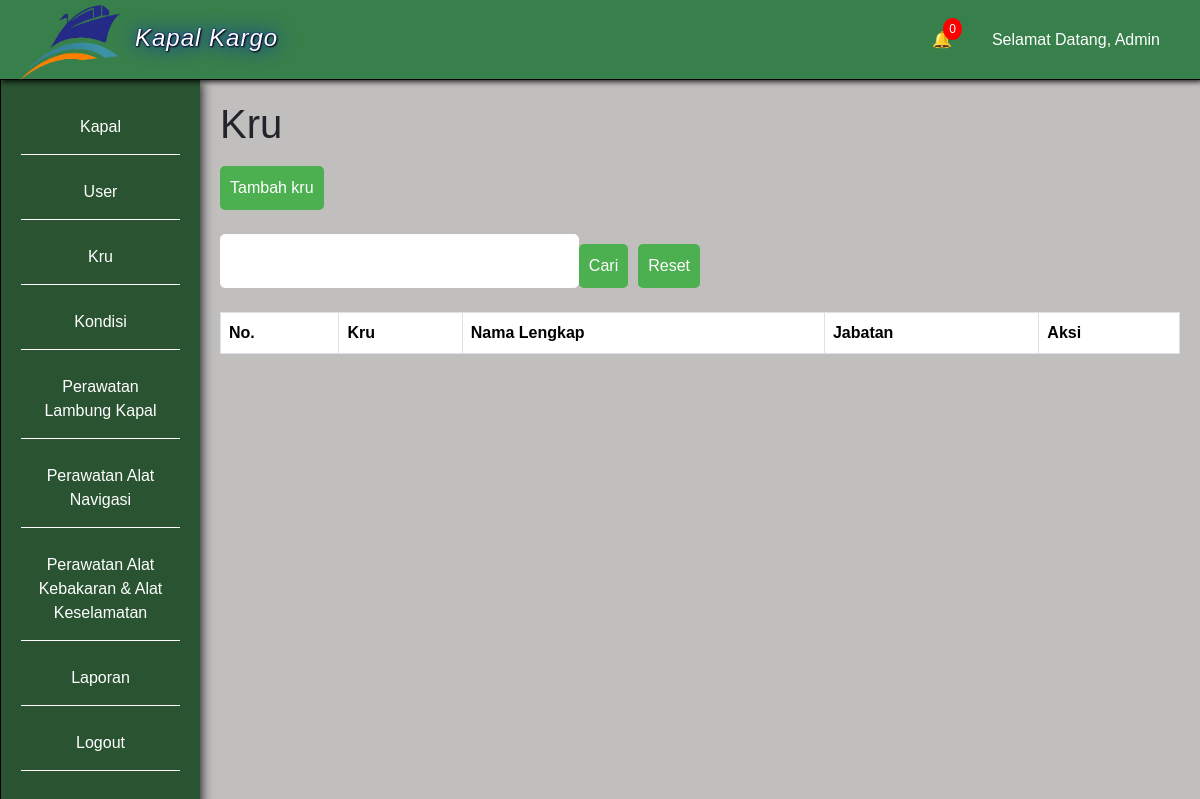
Page /kru.php (signed in) on the earlier database version.
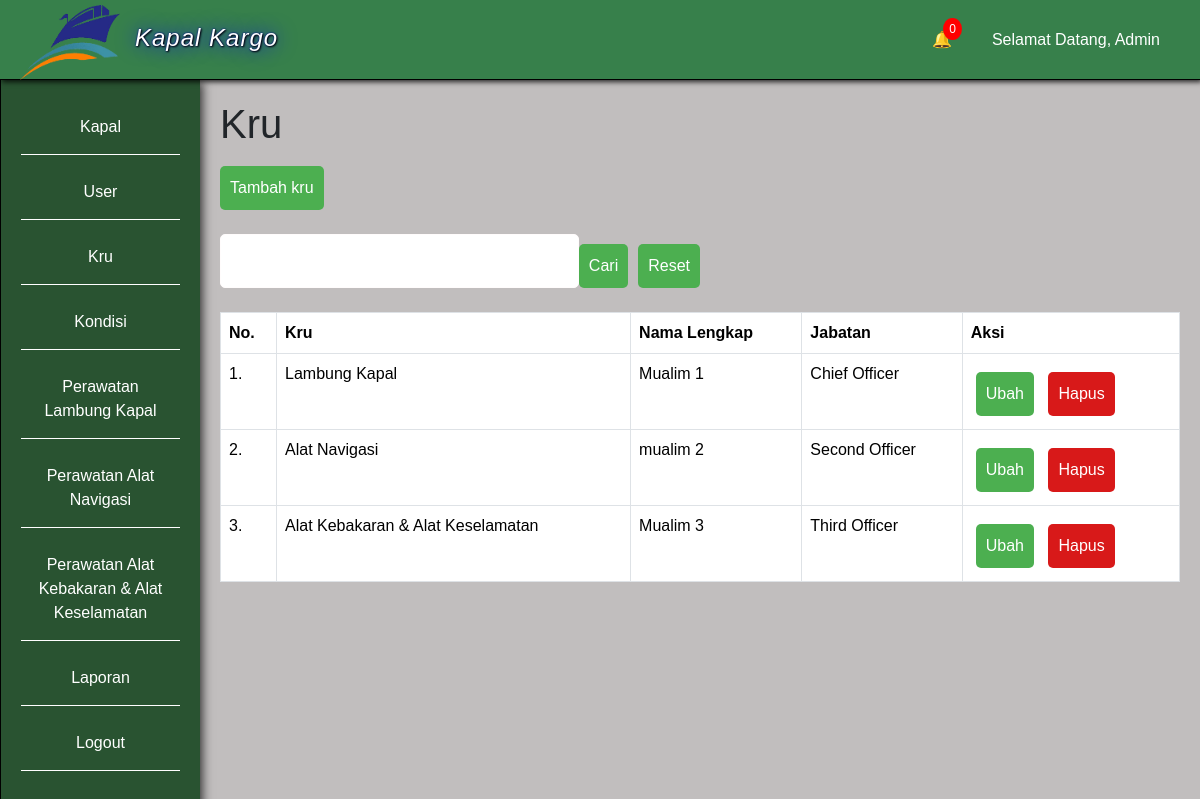
Same page on the later database version.
### tables this page shows
CREATE TABLE `jenis_perawatan` (
  `id_jenis_perawatan` int(11) NOT NULL,
  `jenis_perawatan` varchar(100) NOT NULL
);

CREATE TABLE `kru` (
  `id_kru` int(11) NOT NULL,
  `nama` varchar(50) NOT NULL,
  `jabatan` varchar(50) NOT NULL,
  `id_jenis_perawatan` int(11) NOT NULL
);

### kru.php (the view, shortened to what this page needs)
<?php
    include 'koneksi.php';
    $id_user = $_SESSION['id_user'];
    $dataUser = mysqli_fetch_assoc(mysqli_query($conn, "SELECT * FROM user WHERE id_user = '$id_user'"));
    $kru = mysqli_query($conn, "SELECT * FROM kru INNER JOIN jenis_perawatan ON kru.id_jenis_perawatan = jenis_perawatan.id_jenis_perawatan ORDER BY nama ASC");
?>
<!doctype html>
<html lang="en">
  <head>
    <link href="https://cdn.jsdelivr.net/npm/bootstrap@5.3.3/dist/css/bootstrap.min.css" rel="stylesheet">
    <link rel="stylesheet" href="style.css">
  </head>
  <body>
  <?php include 'top-side-bar.php'; ?>
    <div class="main">
    <h1>Kru</h1>
        <a href="tambah_kru.php" class="btn">Tambah kru</a>
        <br>
        <br>
        <form method="post" style="display: flex; flex-direction: row; width: 50%;">
            <input type="text" id="cari" name="cari" class="input" required>
            <button type="submit" name="btnCari" class="btn">Cari</button>
            <a href="kru.php" class="btn" style="margin-left: 10px;">Reset</a>
        </form>
        <br>
        <table class="table table-bordered">
            <thead>
                <tr>
                    <th>No.</th>
                    <th>Kru</th>
                    <th>Nama Lengkap</th>
                    <th>Jabatan</th>
                    <th>Aksi</th>
                </tr>
            </thead>
            <tbody>
                <?php $i = 1; ?>
                <?php foreach ($kru as $data_kru) : ?>
                    <tr>
                        <td><?= $i++; ?>.</td>
                        <td><?= $data_kru['jenis_perawatan']; ?></td>
                        <td><?= $data_kru['nama']; ?></td>
                        <td><?= $data_kru['jabatan']; ?></td>
                        <td>
                            <a href="ubah_kru.php?id_kru=<?= $data_kru['id_kru']; ?>" class="btn margin-5px">Ubah</a>
                            <a onclick="return confirm('Apakah Anda yakin ingin menghapus kru <?= $data_kru['nama']; ?>?')" href="hapus_kru.php?id_kru=<?= $data_kru['id_kru']; ?>" class="btn margin-5px bg-red">Hapus</a>
                        </td>
                    </tr>
                <?php endforeach ?>
            </tbody>
        </table>
    </div>
  </body>
</html>

### top-side-bar.php (shortened to what this page needs)
<div class="topbar" style="z-index: 9999;">
    <div class="logo">
        <img src="foto/logo.png" alt="logo kapal">
        <a href="index.php">Kapal Kargo</a>
    </div>
    <nav>
        <ul style="list-style: none; display: flex; gap: 20px;">
            <li class="notif-dropdown">
                <a href="#" id="notif-icon" onclick="toggleDropdown(event)">
                    🔔
                    <span id="notif-count" class="notif-count">0</span>
                </a>
            </li>
            <li><a href="#">Selamat Datang, <?= htmlspecialchars($dataUser['nama_lengkap']); ?></a></li>
        </ul>
    </nav>
</div>
<div class="sidebar" style="overflow-y: auto; padding-bottom: 150px;">
    <ul>
        <li><a href="kapal.php">Kapal</a></li>
        <?php if ($dataUser['role'] == 'Administrator'): ?>
            <li><a href="user.php">User</a></li>
            <li><a href="kru.php">Kru</a></li>
            <li><a href="kondisi.php">Kondisi</a></li>
        <?php endif ?>
        <?php
            $sidebar_jenis_perawatan = mysqli_query($conn, "SELECT * FROM jenis_perawatan");
         ?>
         <?php if ($dataUser['role'] != 'Administrator'): ?>
             <?php foreach ($sidebar_jenis_perawatan as $data_sidebar_jenis_perawatan): ?>
                <?php
                    if (
                        ($dataUser['role'] == 'Kru Lambung Kapal' && $data_sidebar_jenis_perawatan['id_jenis_perawatan'] == 1) ||
                        ($dataUser['role'] == 'Kru Alat Navigasi Kapal' && $data_sidebar_jenis_perawatan['id_jenis_perawatan'] == 2) ||
                        ($dataUser['role'] == 'Kru Alat Kebakaran dan Keselamatan Kapal' && $data_sidebar_jenis_perawatan['id_jenis_perawatan'] == 3)
                    ):
                ?>
                    <li>
                        <a href="perawatan.php?id_jenis_perawatan=<?= $data_sidebar_jenis_perawatan['id_jenis_perawatan']; ?>">
                            Perawatan <?= $data_sidebar_jenis_perawatan['jenis_perawatan']; ?>
                        </a>
                    </li>
                <?php endif; ?>
            <?php endforeach; ?>
        <?php else: ?>
            <?php foreach ($sidebar_jenis_perawatan as $data_sidebar_jenis_perawatan): ?>
                <li>
                    <a href="perawatan.php?id_jenis_perawatan=<?= $data_sidebar_jenis_perawatan['id_jenis_perawatan']; ?>">
                        Perawatan <?= $data_sidebar_jenis_perawatan['jenis_perawatan']; ?>
                    </a>
                </li>
            <?php endforeach; ?>
        <?php endif ?>
        <?php if ($dataUser['role'] == 'Administrator'): ?>
            <li><a href="laporan.php">Laporan</a></li>
        <?php endif ?>
        <li><a href="logout.php">Logout</a></li>
    </ul>
</div>

Differences in the rows shown:
added kru: id_jenis_perawatan.jenis_perawatan "Lambung Kapal", nama "Mualim 1", jabatan "Chief Officer"
added kru: id_jenis_perawatan.jenis_perawatan "Alat Navigasi", nama "mualim 2", jabatan "Second Officer"
added kru: id_jenis_perawatan.jenis_perawatan "Alat Kebakaran & Alat Keselamatan", nama "Mualim 3", jabatan "Third Officer"
